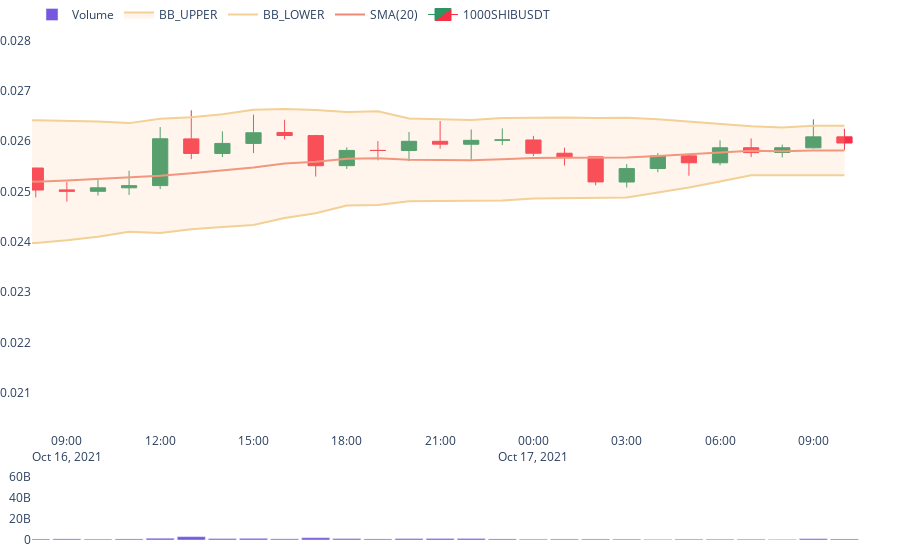

Here is the notebook cell this chart was saved with:
### Code cell
import plotly.graph_objects as go

graph = get_candles_graph(ticker='1000SHIBUSDT', candles=to_candles_df(candles), extra_graphs=[
    go.Scatter(x=ind.s_sma.index, y=ind.s_sma.values, name='SMA(20)', line_color='#ed8975'),
    go.Scatter(x=ind.s_lower_band.index, y=ind.s_lower_band.values, name='BB_LOWER', line_color='#f2d096'),
    go.Scatter(x=ind.s_upper_band.index, y=ind.s_upper_band.values, name='BB_UPPER', line_color='#f2d096', fill='tonexty', fillcolor='rgba(253,202,162,0.2)'),
])
graph.show()

### Figure 1 — Plotly figure (JSON) as saved in the notebook; plotly's stock layout.template omitted (floating-point values rounded to 4 significant figures; data arrays with more than 128 entries replaced by an {"elided": "..."} marker saying what was removed)
{"data": [{"close": {"elided": "390 float values"}, "decreasing": {"fillcolor": "#f62f47", "line": {"color": "#f62f47"}}, "high": {"elided": "390 float values"}, "hoverinfo": "x+y", "increasing": {"fillcolor": "#2d9462", "line": {"color": "#2d9462"}}, "line": {"width": 1}, "low": {"elided": "390 float values"}, "name": "1000SHIBUSDT", "open": {"elided": "390 float values"}, "type": "candlestick", "x": {"elided": "390 str values"}, "xaxis": "x", "yaxis": "y", "yhoverformat": "%{y:.10f}"}, {"hoverinfo": "x+y", "line": {"color": "#ed8975"}, "name": "SMA(20)", "type": "scatter", "x": {"elided": "371 str values"}, "xaxis": "x", "y": {"elided": "371 float values"}, "yaxis": "y"}, {"hoverinfo": "x+y", "line": {"color": "#f2d096"}, "name": "BB_LOWER", "type": "scatter", "x": {"elided": "371 str values"}, "xaxis": "x", "y": {"elided": "371 float values"}, "yaxis": "y"}, {"fill": "tonexty", "fillcolor": "rgba(253,202,162,0.2)", "hoverinfo": "x+y", "line": {"color": "#f2d096"}, "name": "BB_UPPER", "type": "scatter", "x": {"elided": "371 str values"}, "xaxis": "x", "y": {"elided": "371 float values"}, "yaxis": "y"}, {"hoverinfo": "x+y", "marker": {"color": "#7658e0"}, "name": "Volume", "type": "bar", "x": {"elided": "390 str values"}, "xaxis": "x", "y": {"elided": "390 int values"}, "yaxis": "y2"}], "layout": {"autosize": true, "bargap": 0.1, "hovermode": "x unified", "legend": {"orientation": "h", "x": 0, "y": 1}, "margin": {"b": 20, "l": 0, "r": 40, "t": 0}, "paper_bgcolor": "#ffffff", "plot_bgcolor": "#ffffff", "xaxis": {"anchor": "y", "autorange": false, "domain": [0, 1], "range": ["2021-10-16 07:52:43.8225", "2021-10-17 10:30"], "rangeslider": {"visible": false, "yaxis": {}, "yaxis2": {}}, "showgrid": false, "showline": false, "showspikes": true, "spikecolor": "#aaaaaa", "spikedash": "solid", "spikemode": "across", "spikesnap": "cursor", "spikethickness": 1, "type": "date", "zeroline": false}, "xaxis2": {"anchor": "y2", "domain": [0, 1], "rangeslider": {"visible": false}, "showgrid": false, "showline": false, "showspikes": true, "spikecolor": "#aaaaaa", "spikedash": "solid", "spikemode": "across", "spikesnap": "cursor", "spikethickness": 1, "zeroline": false}, "yaxis": {"anchor": "x", "autorange": false, "domain": [0.2, 1], "range": [0.02022, 0.0288], "showgrid": false, "showline": false, "showspikes": true, "spikecolor": "#aaaaaa", "spikedash": "solid", "spikemode": "across", "spikesnap": "cursor", "spikethickness": 1, "type": "linear", "zeroline": false}, "yaxis2": {"anchor": "x2", "autorange": true, "domain": [0, 0.15], "range": [0, 76750000000.0], "showgrid": false, "showline": false, "showspikes": true, "spikecolor": "#aaaaaa", "spikedash": "solid", "spikemode": "across", "spikesnap": "cursor", "spikethickness": 1, "type": "linear", "zeroline": false}}}
